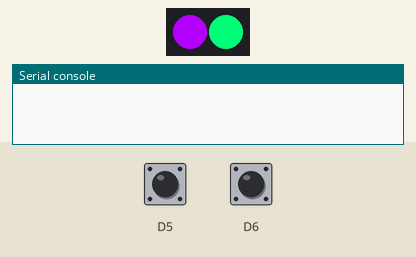
Simulated run of this program. Board: CircuitPython board. Parts: 2 RGB LEDs in strip order, left to right, the last lines printed to the serial console. The test bench sets the inputs (shaded band); at power-on: D6 HIGH, D5 HIGH. USB keyboard and mouse output is not drawn.

Above: at 1.2 s.
1.3 s: D6 pulled LOW for 0.15 s
At 3.91 s:
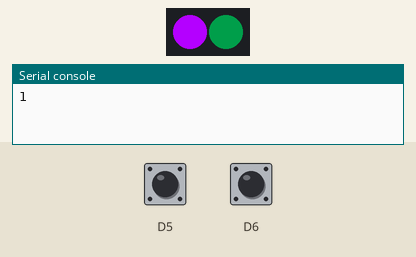
4.3 s: D5 pulled LOW for 0.15 s
At 5.67 s:
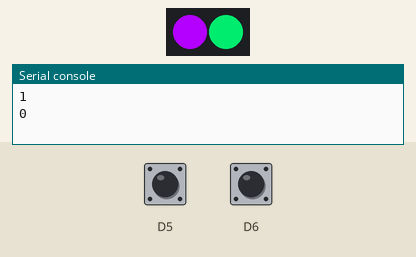
Timing chart, 0 to 13.3 s (numbered marks = the images above; inputs shaded):
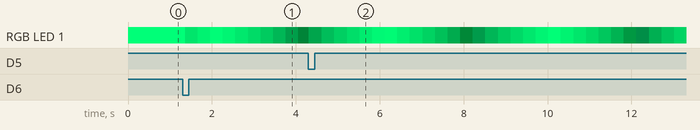

The program:

code.py
```python
"""
CircuitPython Timestamper for NeoKey FeatherWing.

To use the timestamper:
- First, press the second key (lit up teal by default) to start the timer. While the timer is
running, the NeoPixel under the second key will pulse.
- Once the timer is running, press the first key (lit up purple by default) to type out the
timestamp.
"""
import time
import math
import board
import usb_hid
import keypad
import neopixel
from adafruit_hid.keyboard import Keyboard
from adafruit_hid.keyboard_layout_us import KeyboardLayoutUS
from adafruit_led_animation.animation.pulse import Pulse
from adafruit_led_animation.helper import PixelMap
from adafruit_led_animation.color import PURPLE, TEAL

# NeoPixel set up.
pixels = neopixel.NeoPixel(board.D9, 2)
# Light up the first key purple, and the second key teal. Remember, Python begins
# counting at 0, so the first pixel is 0, and the second pixel is 1.
pixels[0] = PURPLE
pixels[1] = TEAL

# Set up to pulse timer start key when timer is running.
timer_pixel = PixelMap(pixels, (1,), individual_pixels=True)
timer_pulse = Pulse(timer_pixel, speed=0.01, color=TEAL, period=4)

# Create keys object.
keys = keypad.Keys((board.D5, board.D6), value_when_pressed=False, pull=True)

# Create keyboard object and keyboard.
keyboard_object = Keyboard(usb_hid.devices)
keyboard = KeyboardLayoutUS(keyboard_object)

# Start timestamp at 00:00
TIMESTAMP = "00:00"

# Initiate start and current time variables.
START_TIME = None
CURRENT_TIME = None

while True:
    # Begin monitoring for key events, i.e. key presses.
    key_event = keys.events.get()
    if key_event:  # If there is an event...
        if key_event.pressed:  # Specifically a key pressed...
            print(key_event.key_number)  # Print the key number to the serial console.
            # If the second key is pressed and START_TIME is None...
            if key_event.key_number == 1 and START_TIME is None:
                START_TIME = time.monotonic()  # Set START_TIME to time.monotonic().
            # If the first key is pressed and START_TIME is anything other than None...
            elif key_event.key_number == 0 and START_TIME:
                CURRENT_TIME = time.monotonic()  # Set CURRENT_TIME to time.monotonic().
                # Determine the elapsed time by subtracting START_TIME from CURRENT_TIME.
                elapsed = CURRENT_TIME - START_TIME
                # Turn the elapsed time into something human-readable.
                elapsed_hour = elapsed // 3600
                elapsed_min = (elapsed - (elapsed_hour * 3600)) // 60
                elapsed_sec = elapsed % 60
                if elapsed_hour == 0:  # no full hours yet
                    # Generate a string of the human-readable elapsed time in minutes and seconds.
                    time_string = f"{int(elapsed_min):02}:{math.floor(elapsed_sec):02} "
                else:  # at least 1 full hour
                    # Generate a string of the human-readable elapsed time in hours minutes and seconds.
                    time_string = f"{int(elapsed_hour):02}:{int(elapsed_min):02}:{math.floor(elapsed_sec):02} "
                # If the timestamp is not the same as the time string, set it to be current.
                if TIMESTAMP != time_string:
                    TIMESTAMP = time_string
                keyboard.write(TIMESTAMP)  # Write out the timestamp into the active document.
    if START_TIME:  # If START_TIME is anything but None, meaning the timer is running...
        timer_pulse.animate()  # Animate a pulse on timer start key to indicate timer is active.
```

Measured:
- after the input at 1.3 s, RGB LED 1: RGB(0, 255, 120) → RGB(0, 173, 81) after 0.06 s, → RGB(0, 211, 99) 0.30 s later, → RGB(0, 249, 117) 0.30 s later, → RGB(0, 221, 104) 0.30 s later, … (10 changes in this stretch)
